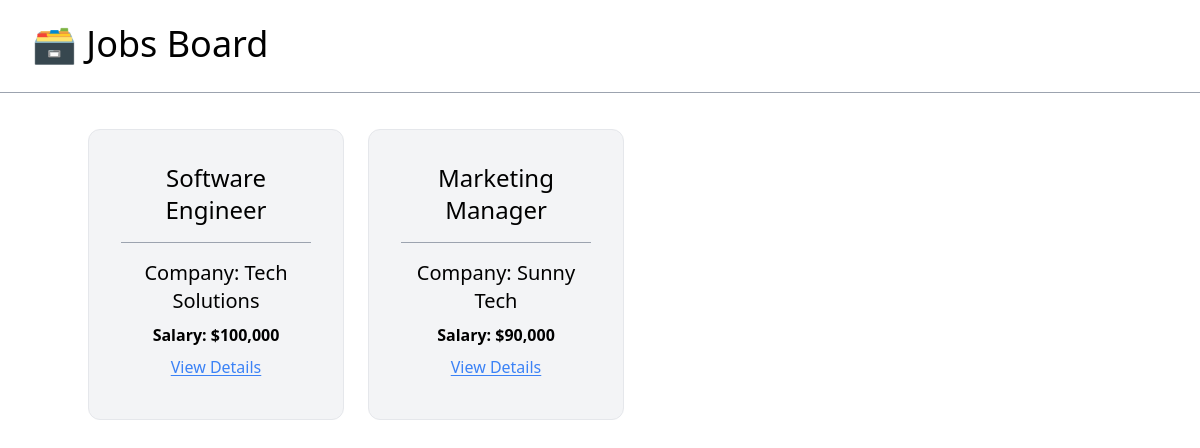
The app's page /jobs/, older data.
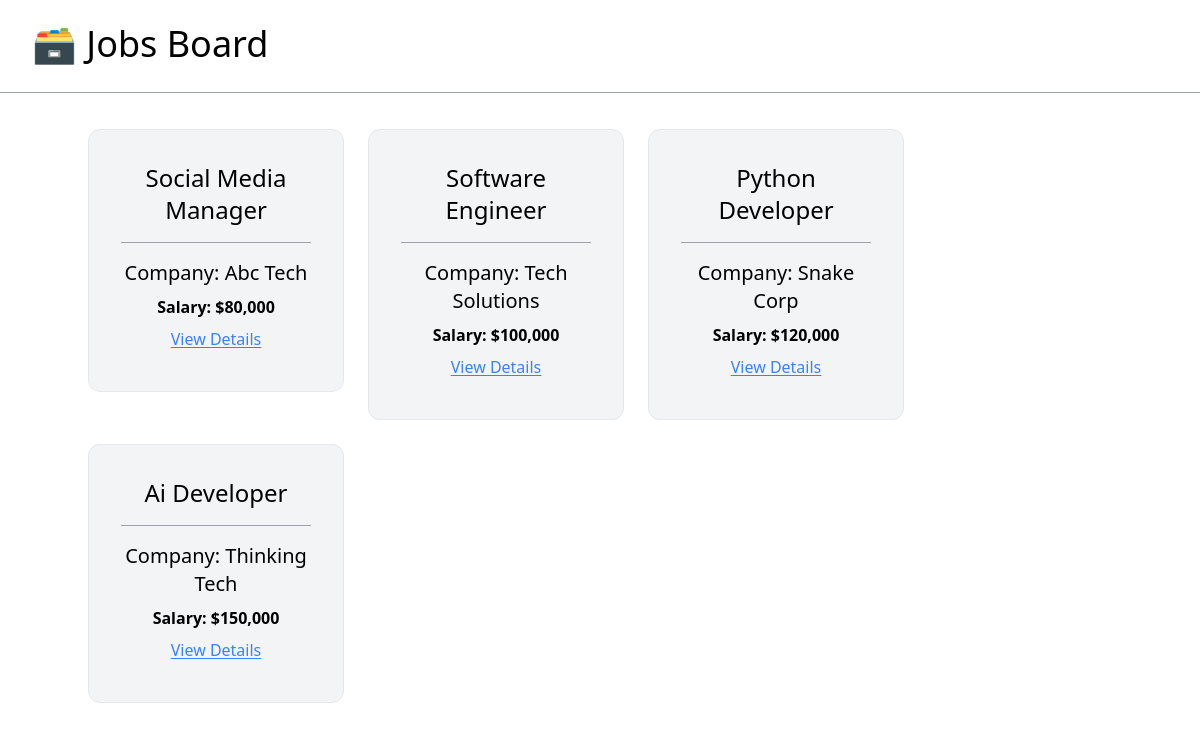
The same page, newer data.
### S05_JobsBoardApp/models.py (models this page shows, shortened)
class JobPosting(models.Model):
    title = models.CharField(max_length=100)
    description = models.TextField()
    company = models.CharField(max_length=100)
    salary = models.IntegerField()
    is_active = models.BooleanField(default=False)

### S05_JobsBoardApp/views.py (the view)
def jobs_index(request):
    active_jobs = JobPosting.objects.filter(is_active=True)
    return render(request=request, template_name="S05_JobsBoardApp/index.html", context={"active_jobs": active_jobs})

### S05_JobsBoardApp/templates/S05_JobsBoardApp/index.html
{% extends "S05_JobsBoardApp/_base.html" %}
{% load humanize %}
{% block content %}
<div class="flex mt-9 mx-auto gap-6 justify-left flex-wrap">
    {% for job in active_jobs %}
        <a class="w-1/4" href="{% url 'jobs-detail' job.id %}">
        <div class="border rounded-xl pt-8 px-8 bg-gray-100 hover:bg-gray-200 hover:cursor-pointer text-center pb-10">
            <h2 class="text-2xl pb-4">{{ job.title|title }}</h2>
            <hr class="border-gray-400 pb-4">
            <p class="text-xl pb-2">Company: {{ job.company|title }}</p>
            <p class="font-semibold pb-2">Salary: ${{ job.salary|intcomma }}</p>
            <span class="underline underline-offset-2 text-blue-500 hover:text-blue-300">View Details</span>
        </div>
        </a>
    {% endfor %}
</div>
{% endblock content %}

### S05_JobsBoardApp/templates/S05_JobsBoardApp/_base.html (shortened to what this page needs)
<!DOCTYPE html>
<html lang="en">
<head>
    <script src="https://cdn.tailwindcss.com"></script>
</head>
<body>
    <div class="border-b border-gray-400">
        <h1 class="pt-6 pl-8 text-4xl pb-7">
        <a href="{% url 'jobs-home' %}">🗃️ Jobs Board</a>
        </h1>
    </div>
    <div class="container mx-auto">
        {% block content %}
        {% endblock content %}
    </div>
</body>
</html>

Row changes from the older to the newer data that the page shows:
no longer on this page (row edited): JobPosting: title "Marketing Manager", company "Sunny Tech", salary "90,000"
now on this page (row edited): JobPosting: title "Social Media Manager", company "Abc Tech", salary "80,000"
added JobPosting: title "Python Developer", company "Snake Corp", salary "120,000"
added JobPosting: title "Ai Developer", company "Thinking Tech", salary "150,000"
